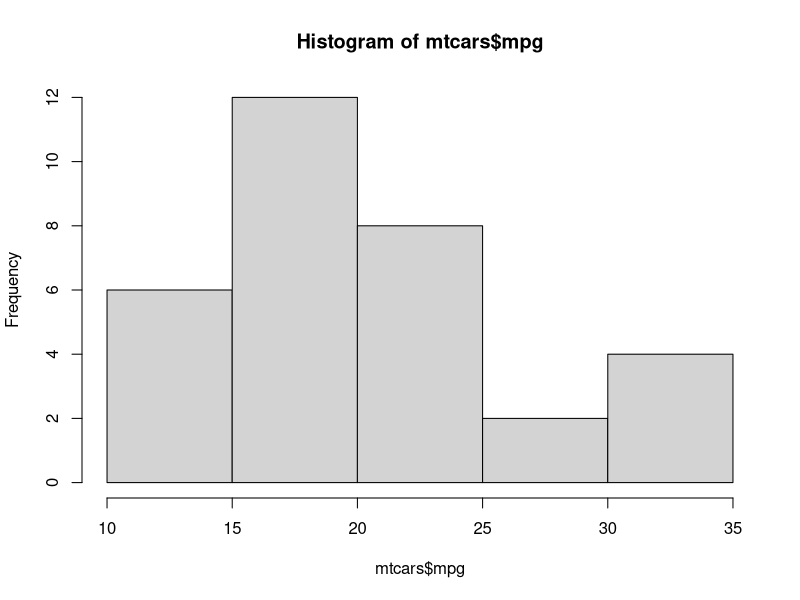
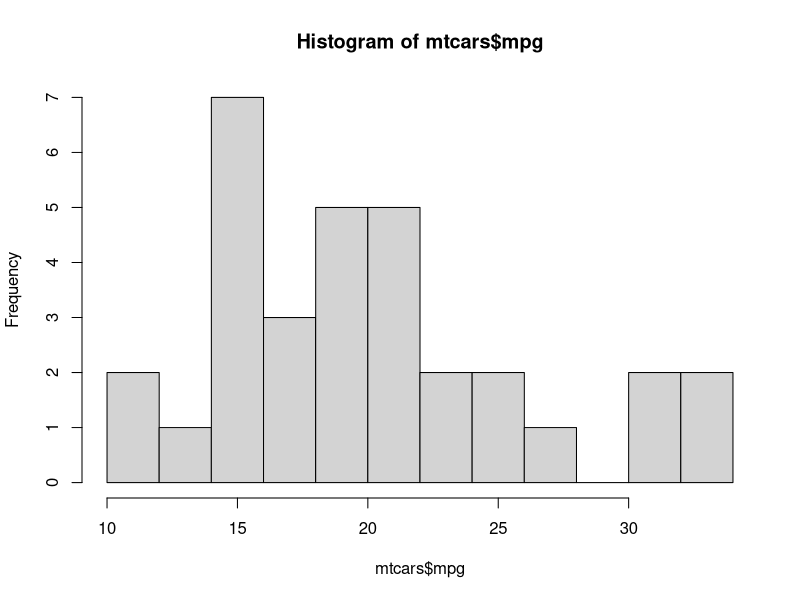
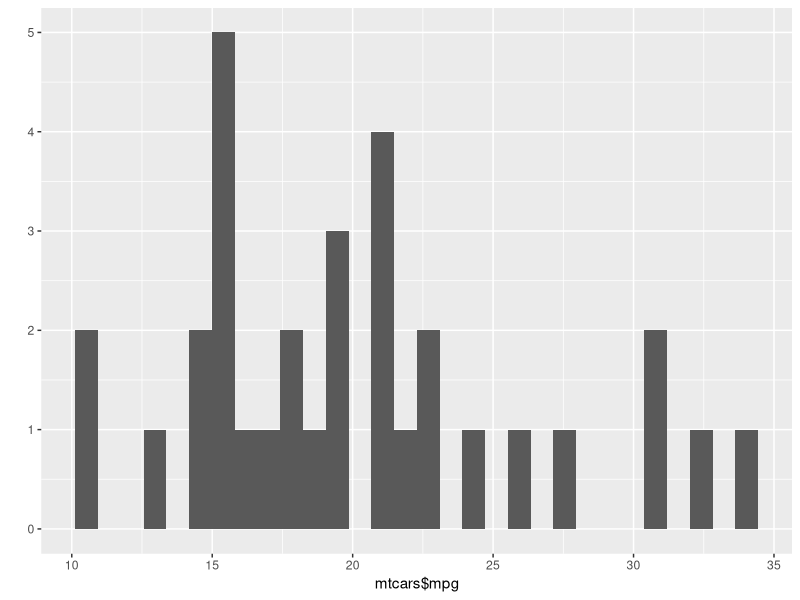
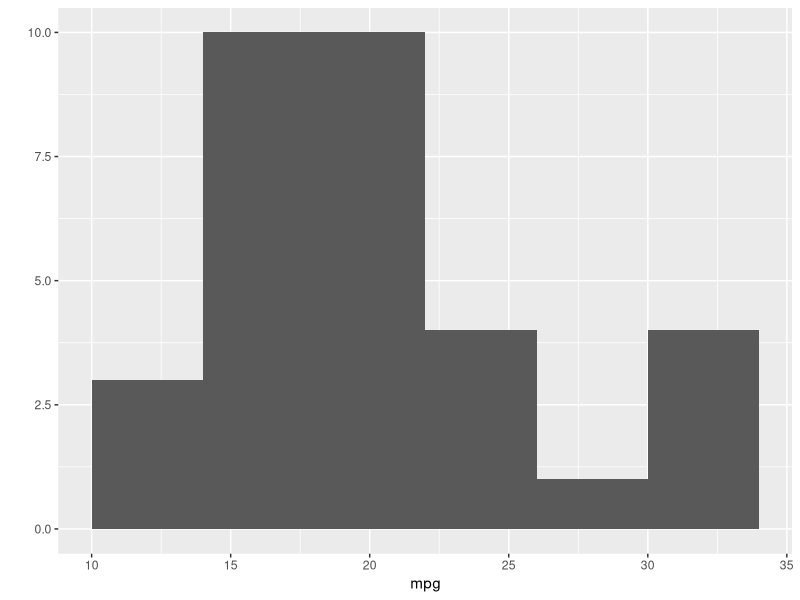
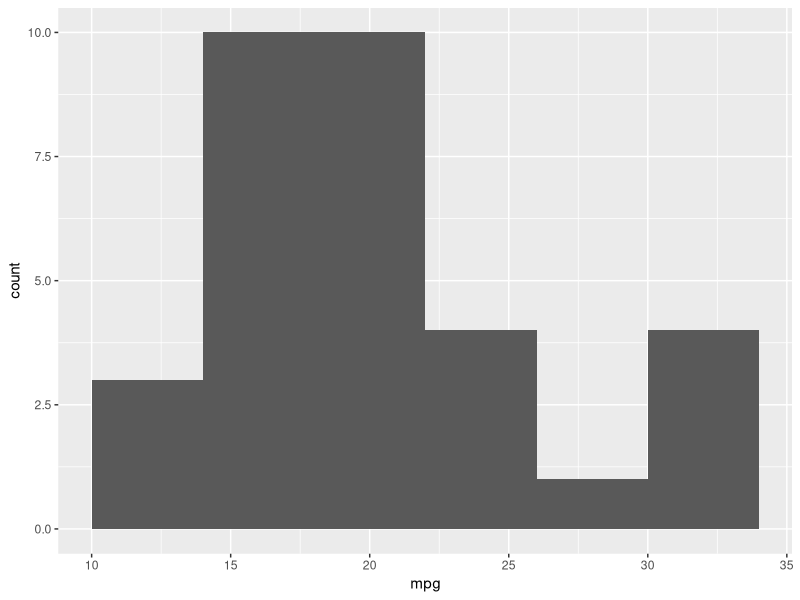

Generate these figures, in order, with R:
# Draw a histogram
library(ggplot2)
hist(mtcars$mpg)
#result Rplot.png

# The breaks parameter determines the group spacing
hist(mtcars$mpg, breaks = 10)
#result Rplot01.png

#also can ues qplot
qplot(mtcars$mpg)
#result Rplot02.png

#equivalent
qplot(mpg, data = mtcars, binwidth = 4)
ggplot(mtcars, aes(x = mpg)) + geom_histogram(binwidth = 4)
#result Rplot03.png
